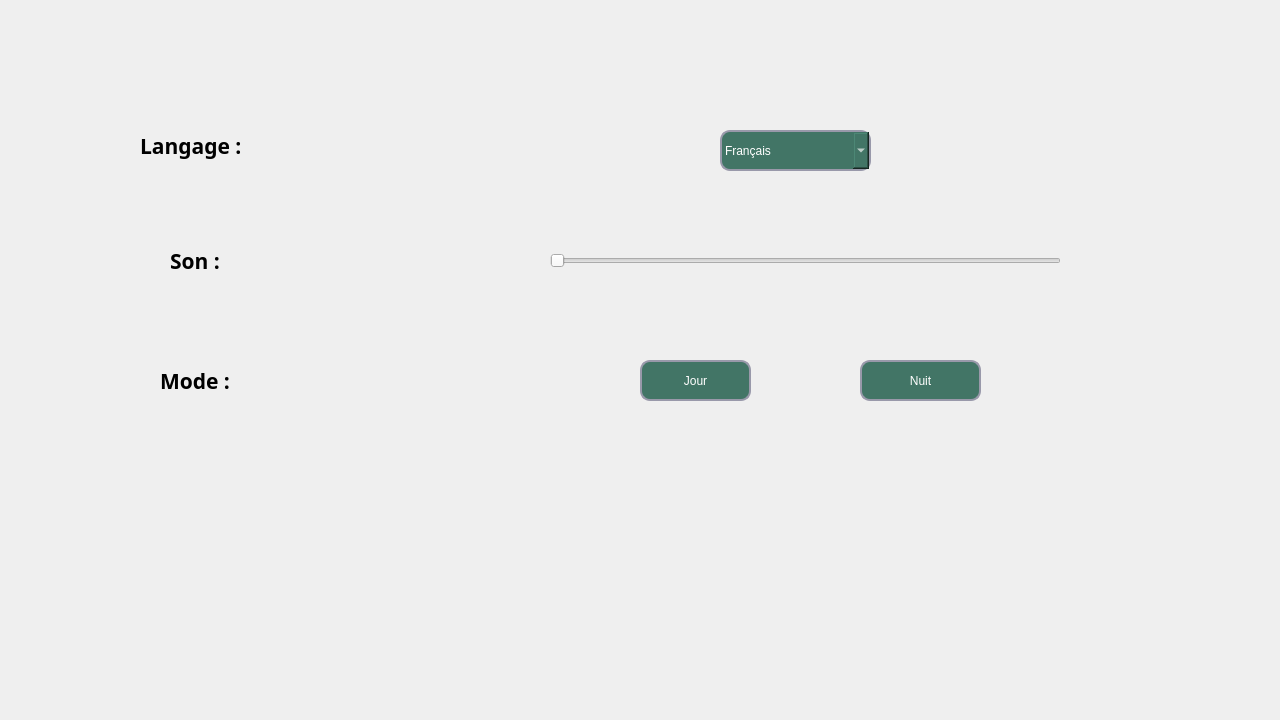
<?xml version="1.0" encoding="UTF-8"?>
<ui version="4.0">
 <class>reglage</class>
 <widget class="QDialog" name="reglage">
  <property name="geometry">
   <rect>
    <x>0</x>
    <y>0</y>
    <width>1280</width>
    <height>720</height>
   </rect>
  </property>
  <property name="windowTitle">
   <string>Dialog</string>
  </property>
  <widget class="QStackedWidget" name="stackedWidget">
   <property name="geometry">
    <rect>
     <x>0</x>
     <y>0</y>
     <width>1280</width>
     <height>720</height>
    </rect>
   </property>
   <property name="font">
    <font>
     <weight>75</weight>
     <bold>true</bold>
    </font>
   </property>
   <widget class="QWidget" name="page">
    <widget class="QLabel" name="label">
     <property name="geometry">
      <rect>
       <x>160</x>
       <y>350</y>
       <width>191</width>
       <height>61</height>
      </rect>
     </property>
     <property name="font">
      <font>
       <family>Segoe UI Black</family>
       <pointsize>16</pointsize>
       <weight>75</weight>
       <bold>true</bold>
      </font>
     </property>
     <property name="styleSheet">
      <string notr="true">QLabel
{
qproperty-alignment:AlignCenter;}</string>
     </property>
     <property name="text">
      <string>Mode :</string>
     </property>
    </widget>
    <widget class="QLabel" name="label_2">
     <property name="geometry">
      <rect>
       <x>170</x>
       <y>230</y>
       <width>161</width>
       <height>61</height>
      </rect>
     </property>
     <property name="font">
      <font>
       <family>Segoe UI Black</family>
       <pointsize>16</pointsize>
       <weight>75</weight>
       <bold>true</bold>
      </font>
     </property>
     <property name="styleSheet">
      <string notr="true">QLabel
{
qproperty-alignment:AlignCenter;}</string>
     </property>
     <property name="text">
      <string>Son :</string>
     </property>
    </widget>
    <widget class="QLabel" name="label_3">
     <property name="geometry">
      <rect>
       <x>140</x>
       <y>90</y>
       <width>221</width>
       <height>111</height>
      </rect>
     </property>
     <property name="font">
      <font>
       <family>Segoe UI Black</family>
       <pointsize>16</pointsize>
       <weight>75</weight>
       <bold>true</bold>
      </font>
     </property>
     <property name="styleSheet">
      <string notr="true">QLabel
{
qproperty-alignment:AlignCenter;

}</string>
     </property>
     <property name="text">
      <string>Langage :</string>
     </property>
    </widget>
    <widget class="QLabel" name="label_4">
     <property name="geometry">
      <rect>
       <x>110</x>
       <y>350</y>
       <width>51</width>
       <height>51</height>
      </rect>
     </property>
     <property name="text">
      <string/>
     </property>
     <property name="pixmap">
      <pixmap>../../Desktop/image/330953609_1363978417769239_3908717119407741196_n.png</pixmap>
     </property>
     <property name="scaledContents">
      <bool>true</bool>
     </property>
    </widget>
    <widget class="QLabel" name="label_5">
     <property name="geometry">
      <rect>
       <x>110</x>
       <y>240</y>
       <width>51</width>
       <height>41</height>
      </rect>
     </property>
     <property name="text">
      <string/>
     </property>
     <property name="pixmap">
      <pixmap>../../Desktop/image/271710699_646667173187007_1832342790172260621_n.png</pixmap>
     </property>
     <property name="scaledContents">
      <bool>true</bool>
     </property>
    </widget>
    <widget class="QLabel" name="label_6">
     <property name="geometry">
      <rect>
       <x>100</x>
       <y>130</y>
       <width>61</width>
       <height>41</height>
      </rect>
     </property>
     <property name="text">
      <string/>
     </property>
     <property name="pixmap">
      <pixmap>../../Desktop/image/251106676_1250940875319675_4710313500520744316_n.png</pixmap>
     </property>
     <property name="scaledContents">
      <bool>true</bool>
     </property>
    </widget>
    <widget class="QSlider" name="horizontalSlider">
     <property name="geometry">
      <rect>
       <x>550</x>
       <y>240</y>
       <width>511</width>
       <height>41</height>
      </rect>
     </property>
     <property name="styleSheet">
      <string notr="true"/>
     </property>
     <property name="orientation">
      <enum>Qt::Horizontal</enum>
     </property>
    </widget>
    <widget class="QComboBox" name="comboBox">
     <property name="geometry">
      <rect>
       <x>720</x>
       <y>130</y>
       <width>151</width>
       <height>41</height>
      </rect>
     </property>
     <property name="styleSheet">
      <string notr="true">QComboBox{
 background-color: rgb(66, 117, 102);
border-radius:10px;
border-style:solid;
border-width:2px;
border-color:#9999aa;
color:white;
}
</string>
     </property>
     <item>
      <property name="text">
       <string>Français</string>
      </property>
     </item>
     <item>
      <property name="text">
       <string>Anglais</string>
      </property>
     </item>
    </widget>
    <widget class="QPushButton" name="pushButton">
     <property name="geometry">
      <rect>
       <x>640</x>
       <y>360</y>
       <width>111</width>
       <height>41</height>
      </rect>
     </property>
     <property name="styleSheet">
      <string notr="true">QPushButton{
 background-color: rgb(66, 117, 102);
border-radius:10px;
border-style:solid;
border-width:2px;
border-color:#9999aa;
color:white;
}
QPushButton:enabled{
 background-color: rgb(66, 117, 102);
color:white;
}

QPushButton:pressed{
 background-color: qlineargradient(spread:pad, x1:0.5, y1:0.0342727, x2:0.5, y2:1, stop:0 rgba(0, 255, 255, 255), stop:1 rgba(255, 255, 255, 255));
color:#fffffe;
}

QPushButton:hover:!pressed{
 background-color:   rgb(221,222,217);
color:#0c2f70;
}

QPushButton:disabled{
background-color:rgb(66, 117, 102);
color:#ffffff;
}</string>
     </property>
     <property name="text">
      <string>Jour</string>
     </property>
    </widget>
    <widget class="QPushButton" name="pushButton_2">
     <property name="geometry">
      <rect>
       <x>860</x>
       <y>360</y>
       <width>121</width>
       <height>41</height>
      </rect>
     </property>
     <property name="styleSheet">
      <string notr="true">QPushButton{
 background-color: rgb(66, 117, 102);
border-radius:10px;
border-style:solid;
border-width:2px;
border-color:#9999aa;
color:white;
}
QPushButton:enabled{
 background-color: rgb(66, 117, 102);
color:white;
}

QPushButton:pressed{
 background-color: qlineargradient(spread:pad, x1:0.5, y1:0.0342727, x2:0.5, y2:1, stop:0 rgba(0, 255, 255, 255), stop:1 rgba(255, 255, 255, 255));
color:#fffffe;
}

QPushButton:hover:!pressed{
 background-color: rgb(221,222,217);
color:#0c2f70;
}

QPushButton:disabled{
background-color:rgb(66, 117, 102);
color:#ffffff;
}</string>
     </property>
     <property name="text">
      <string>Nuit</string>
     </property>
    </widget>
    <widget class="QLabel" name="label_7">
     <property name="geometry">
      <rect>
       <x>0</x>
       <y>0</y>
       <width>1280</width>
       <height>720</height>
      </rect>
     </property>
     <property name="text">
      <string/>
     </property>
     <property name="pixmap">
      <pixmap>../../Desktop/image/photo2.jpg</pixmap>
     </property>
     <property name="scaledContents">
      <bool>true</bool>
     </property>
    </widget>
    <zorder>label_7</zorder>
    <zorder>label</zorder>
    <zorder>label_2</zorder>
    <zorder>label_3</zorder>
    <zorder>label_4</zorder>
    <zorder>label_5</zorder>
    <zorder>label_6</zorder>
    <zorder>horizontalSlider</zorder>
    <zorder>comboBox</zorder>
    <zorder>pushButton</zorder>
    <zorder>pushButton_2</zorder>
   </widget>
   <widget class="QWidget" name="page_2"/>
  </widget>
 </widget>
 <resources/>
 <connections/>
</ui>
